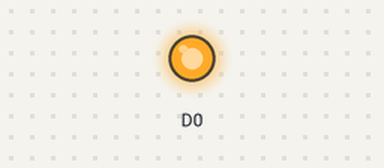
A sketch run on a simulated ESP8266 (NodeMCU). On the bench: output pins drawn as LEDs (lit = HIGH).

Above: at 2.5 s.
At 7.5 s:
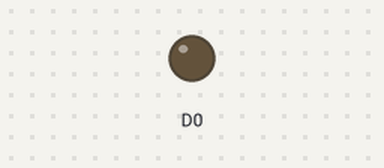
Timing chart, 0 to 13.0 s (numbered marks = the images above):
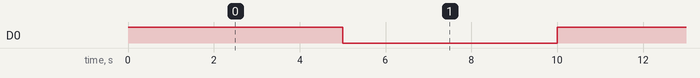

Measured:
- by itself, D0: alternates HIGH for 5.0 s and LOW for 5.0 s

The sketch:

1.ino
```cpp
void setup() {
  pinMode(D0, OUTPUT);
}

void loop() {
  digitalWrite(D0, HIGH);
  delay(5000);
  digitalWrite(D0, LOW);
  delay(5000);
}
```
